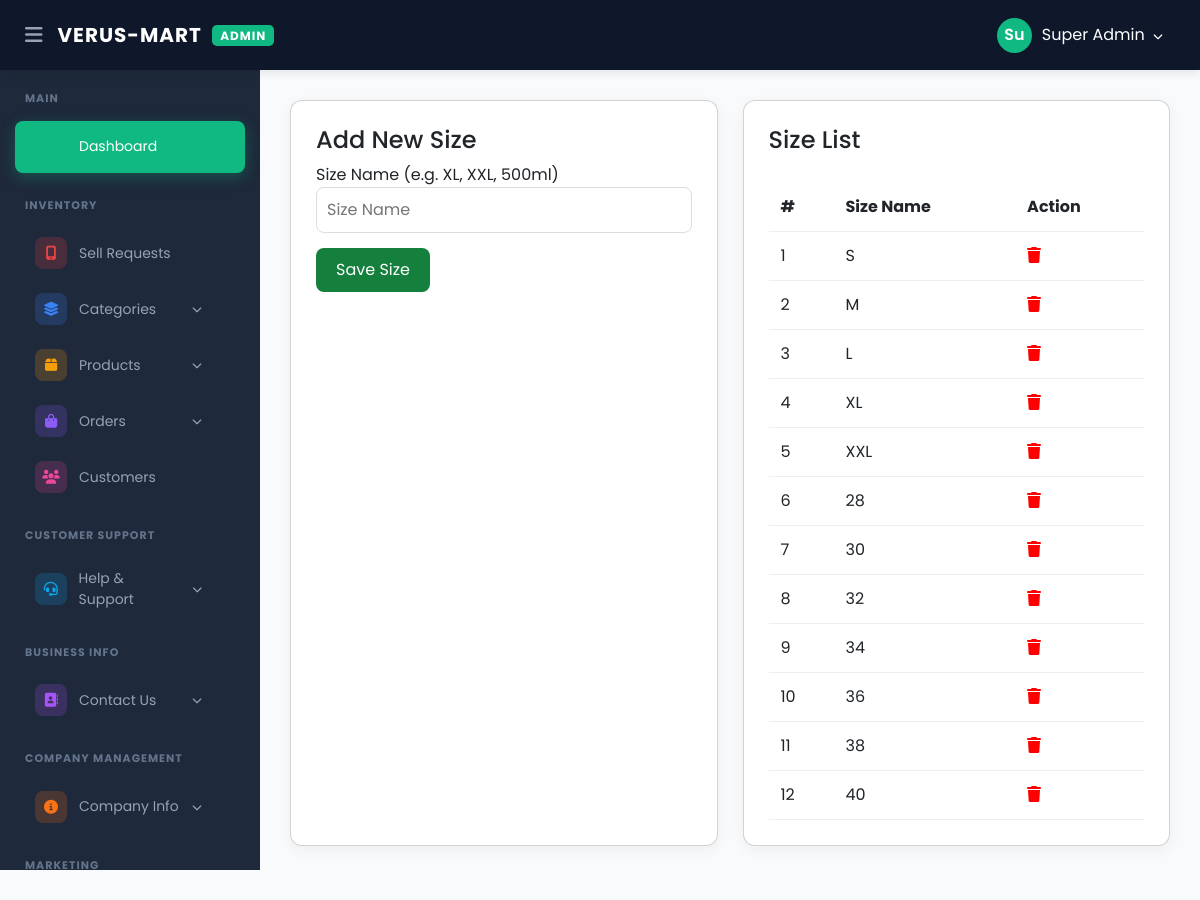
Page /verusmart/admin/manage_sizes.php (signed in) on the committed database.
### tables this page shows
CREATE TABLE `sizes` (
  `id` int(11) NOT NULL,
  `size_name` varchar(50) NOT NULL
);

### verusmart/admin/manage_sizes.php (the view, shortened to what this page needs)
<?php
include 'header.php';
include 'sidebar.php';
?>
<div class="content-wrapper">
    <div style="display: grid; grid-template-columns: 1fr 1fr; gap: 25px;">
        <div class="card">
            <h4>Add New Size</h4>
            <form action="" method="POST">
                <label>Size Name (e.g. XL, XXL, 500ml)</label>
                <input type="text" name="size_name" placeholder="Size Name" required>
                <button type="submit" name="add_size" class="btn-save">Save Size</button>
            </form>
        </div>
        <div class="card">
            <h4>Size List</h4>
            <table>
                <thead>
                    <tr><th>#</th><th>Size Name</th><th>Action</th></tr>
                </thead>
                <tbody>
                    <?php
                    $res = mysqli_query($conn, "SELECT * FROM sizes");
                    $sl = 1;
                    while($row = mysqli_fetch_assoc($res)){ ?>
                        <tr>
                            <td><?php echo $sl++; ?></td>
                            <td><?php echo $row['size_name']; ?></td>
                            <td><a href="?delete=<?php echo $row['id']; ?>" style="color:red;" onclick="return confirm('Delete?')"><i class="fas fa-trash"></i></a></td>
                        </tr>
                    <?php } ?>
                </tbody>
            </table>
        </div>
    </div>
</div>

### verusmart/admin/header.php (style rules this page uses)
:root { --sidebar-width: 260px; --top-bg: #0f172a; --primary-blue: #3b82f6; }
* { margin: 0; padding: 0; box-sizing: border-box; font-family: 'Poppins', sans-serif; }
body { background: #f8fafc; overflow-x: hidden; }

### verusmart/admin/manage_sizes.php (style rules this page uses)
.content-wrapper { margin-left: 260px; padding: 100px 30px; background: #f8fafc; min-height: 100vh; }
.card { background: #fff; border-radius: 12px; padding: 25px; box-shadow: 0 4px 15px rgba(0,0,0,0.05); }
input { width: 100%; padding: 10px; border: 1px solid #ddd; border-radius: 8px; outline: none; margin-bottom: 15px; }
.btn-save { background: #15803d; color: white; border: none; padding: 10px 20px; border-radius: 8px; cursor: pointer; }
table { width: 100%; border-collapse: collapse; margin-top: 20px; }
th, td { padding: 12px; border-bottom: 1px solid #eee; text-align: left; }

### rows in the picture
sizes: size_name "S"
sizes: size_name "M"
sizes: size_name "L"
sizes: size_name "XL"
sizes: size_name "XXL"
sizes: size_name "28"
sizes: size_name "30"
sizes: size_name "32"
sizes: size_name "34"
sizes: size_name "36"
sizes: size_name "38"
sizes: size_name "40"

### other values in the picture
substr($_SESSION['admin_name'], 0, 2) "Su"
$_SESSION['admin_name'] "Super Admin"
